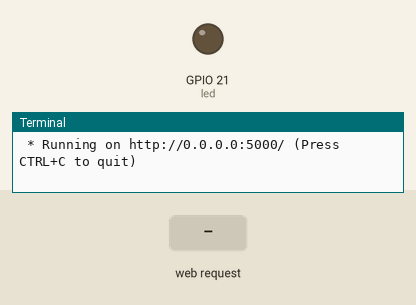
This program was run on a simulated Raspberry Pi (BCM pin numbers). Shown: output pins drawn as LEDs (lit = HIGH), the last lines printed to the terminal. Inputs (shaded band) come from the test bench. The clock reads 2024-03-15 10:24:30 at power-on unless the program sets it.

Above: at 1.2 s.
1.3 s: HTTP request for /on received
At 1.6 s:
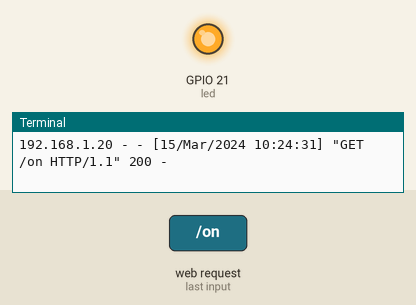
4.3 s: HTTP request for /off received
At 5.1 s:
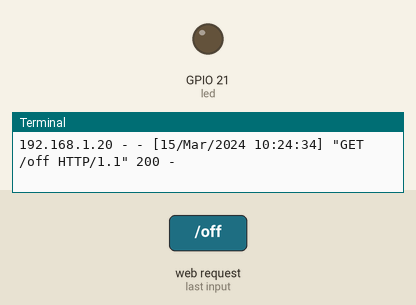
Timing chart, 0 to 7.3 s (numbered marks = the images above; inputs shaded):
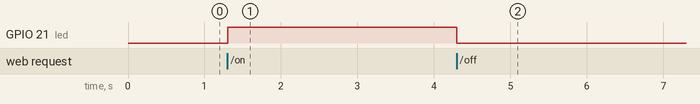

The program:

raspberry_pi_flask_server.py
```python
from flask import Flask, render_template
from gpiozero import LED

app = Flask(__name__)
led = LED(21)  # GPIO pin 21

@app.route('/')
def index():
    return render_template('index.html')

@app.route('/on')
def led_on():
    led.on()
    return render_template('index.html', status="LED is ON")

@app.route('/off')
def led_off():
    led.off()
    return render_template('index.html', status="LED is OFF")

if __name__ == '__main__':
    app.run(host='0.0.0.0', port=5000)
```

Measured:
- after the input at 1.3 s, GPIO 21 (led): LOW → HIGH at once
- after the input at 4.3 s, GPIO 21 (led): HIGH → LOW at once
